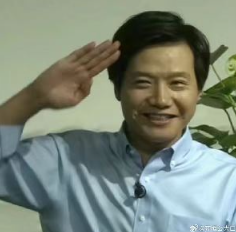
#> input picture information_hidding/lab2/attach/a.png, 236 x 232 px
$ python LSBM.py
#> lines starting #> are read from the running program, lines starting #| are printed output that depends on the picture; after the words box and inside, x2 and y2 are one past the last pixel; in counts of white or black regions, pixels touching at a corner belong together
import cv2
import numpy as np
import matplotlib.pyplot as plt

# 读取图像文件
data = cv2.imread('attach/a.png')
#> data is the input picture: shape (232, 236, 3); mean B, G, R 121.6, 134.7, 124.2

# 检查图像是否成功读取
if data is None:
    raise FileNotFoundError("无法读取图像文件 'a.jpg'，请检查文件路径和文件完整性。")

# 生成随机位置
np.random.seed(42)  # 固定随机种子以便复现
height, width, _ = data.shape
#> height = 232; width = 236
num_pixels = height * width
#> num_pixels = 54752
num_random_points = num_pixels // 10  # 随机选取10%的像素点
#> num_random_points = 5475
random_indices = np.random.choice(num_pixels, num_random_points, replace=False)
print('Random Indices:', random_indices)
#> (printed output is left out)

# 将图像展平为一维数组
flat_data = data.flatten()
flat_data = flat_data & 0xFE  # 将所有像素的LSB设为0

# 嵌入秘密信息（例如，将所有随机位置的LSB设为1）
secret = 'Hello, World!'
print('secret:', secret)
# 将秘密信息转换为二进制
secret_message = np.unpackbits(np.frombuffer(secret.encode(), dtype=np.uint8))
print('secret_message:', secret_message)

# lsbm
for i in range(len(secret_message)):
    pixel_value = flat_data[random_indices[i]]
    lsb = pixel_value & 1
    if lsb != secret_message[i]:
        if np.random.rand() > 0.5:
            flat_data[random_indices[i]] += 1
        else:
            flat_data[random_indices[i]] -= 1
    # 处理边界情况
    flat_data[random_indices[i]] = np.clip(
        flat_data[random_indices[i]], 0, 255)
#> this loop made 104 passes
#> pixel_value on passes 1 to 12: 140, 34, 164, 174, 50, 24, 6, 150, 118, 160, 168, 148

# 将修改后的数据重新整形为原始图像形状
data_with_secret = flat_data.reshape(data.shape)

# 提取秘密信息
flat_extracted_message = data_with_secret.flatten()
extracted_message = flat_extracted_message[random_indices] & 1 # 提取LSB
#> extracted_message = 5475 values, max 1 at index 1, min 0 at index 0, mean 0.00877
extracted_message = np.packbits(extracted_message).tobytes().decode()  # 将二进制转换为字符串
print('extracted_message:', extracted_message)
#> (printed output is left out)

# 画出随机位置
#  unravel_index 函数将一维的平面索引转换为二维的坐标数组
random_positions = np.unravel_index(random_indices, (height, width))
print('Random Positions:', random_positions)
#> (printed output is left out)
data_with_random_points = data.copy()
data_with_random_points[random_positions] = [0, 0, 255]  # 用红色标记随机位置
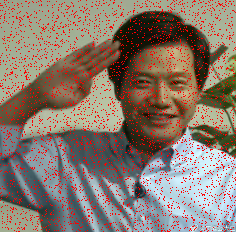
#> data_with_random_points: shape (232, 236, 3); 10% of pixels changed, all inside (x1, y1, x2, y2) = (0, 0, 236, 232)

# 计算并绘制隐写前后的图像直方图
plt.figure(figsize=(15, 5))

plt.subplot(131)
plt.imshow(cv2.cvtColor(data, cv2.COLOR_BGR2RGB))
plt.title('Original Image')
plt.axis('off')

plt.subplot(132)
plt.imshow(cv2.cvtColor(data_with_secret, cv2.COLOR_BGR2RGB))
plt.title('Image with Secret')
plt.axis('off')
plt.savefig('attach/lsbm.png')
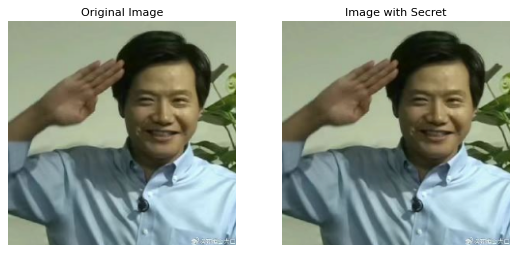
#> figure drawn by matplotlib, 2 panels


plt.subplot(133)
plt.imshow(cv2.cvtColor(data_with_random_points, cv2.COLOR_BGR2RGB))
plt.title('Random Points')
plt.axis('off')

plt.figure(figsize=(10, 5))
plt.subplot(121)
plt.hist(data.ravel(), bins=256, color='blue', alpha=0.5, label='Original')
plt.hist(data_with_secret.ravel(), bins=256,
         color='red', alpha=0.5, label='With Secret')
plt.legend()
plt.title('Histogram Comparison')

plt.show()
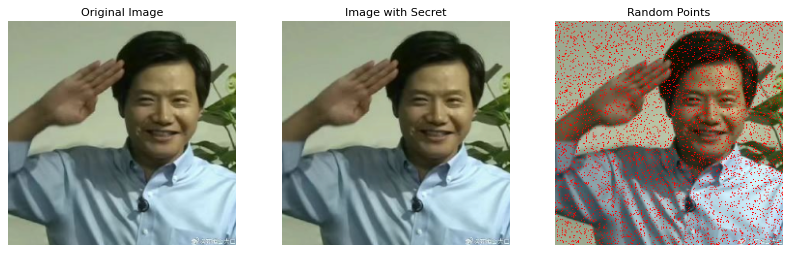
#> figure drawn by matplotlib, 3 panels
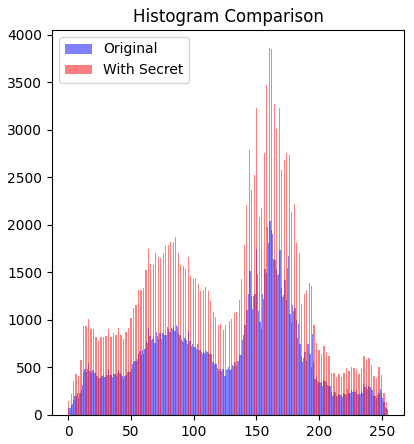
#> figure drawn by matplotlib, 1 panel; tallest bar 2046 high, from x = 160.4 to 161.4; tallest bar 3858 high, from x = 159.7 to 160.7
